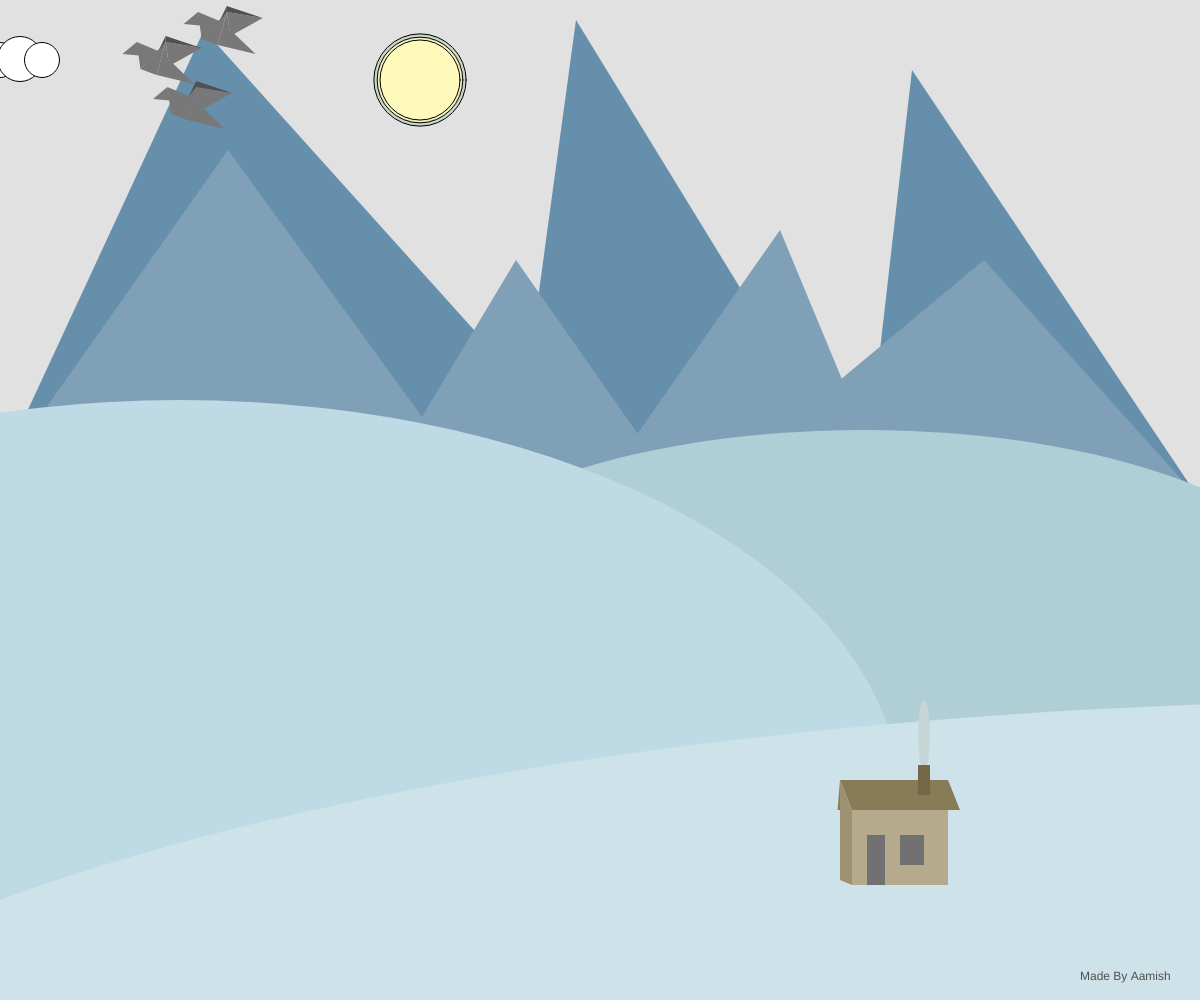
Frame 1 (no input)
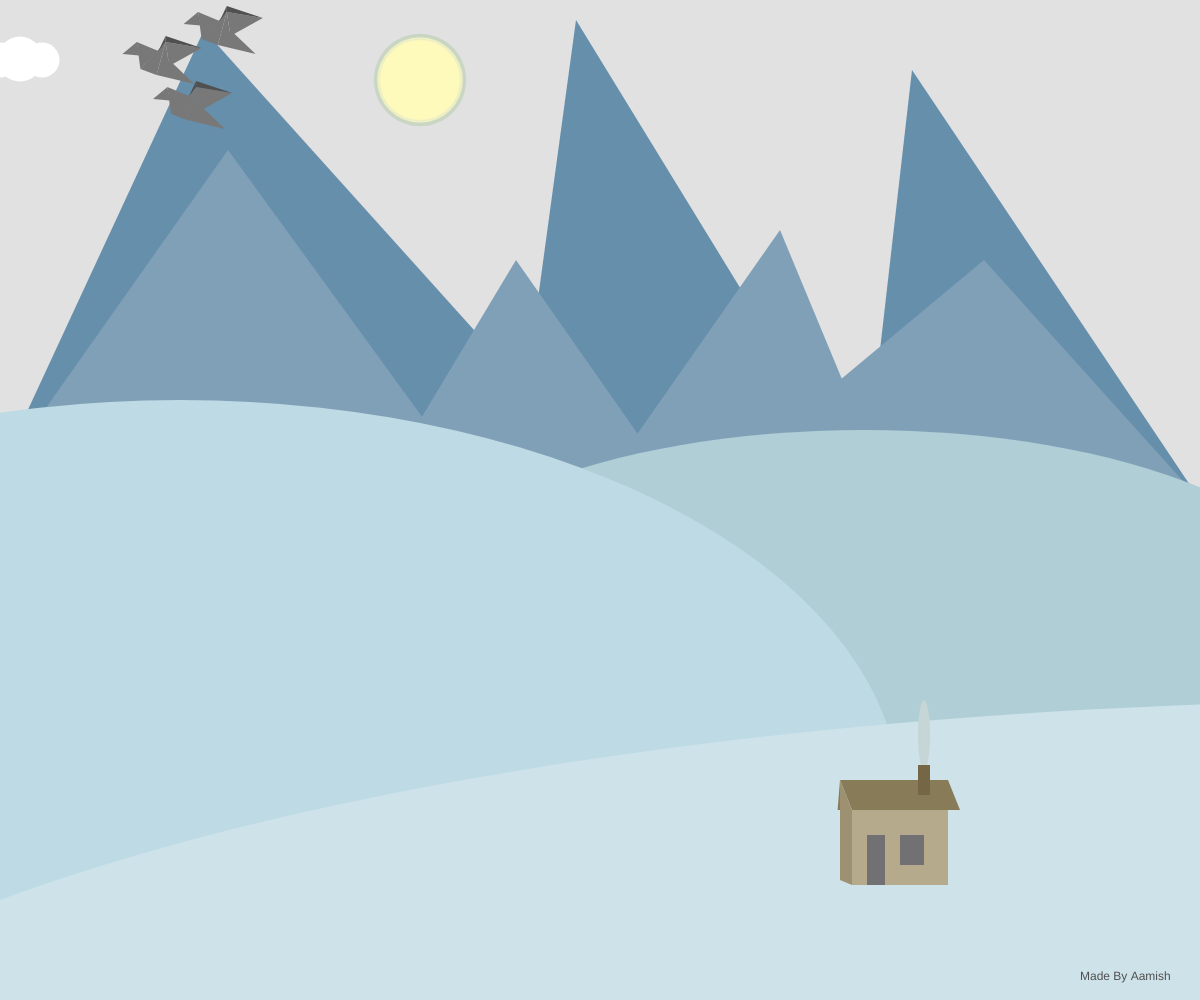
Frame 60 (no input)
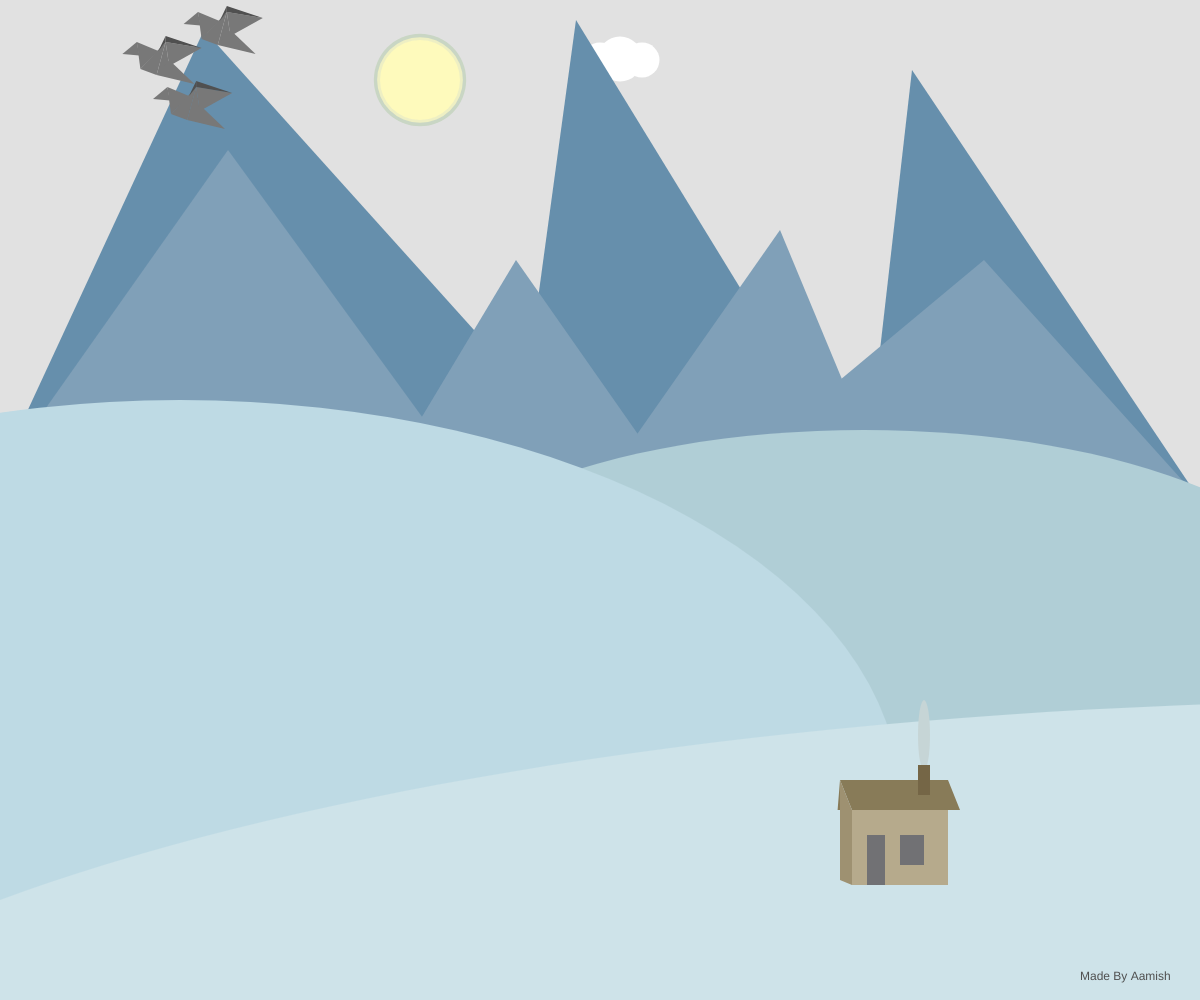
Frame 120 (the mouse pressed at the canvas centre since frame 60)

The p5.js sketch that drew these frames (run headless with seeded random() and noise() and a simulated clock; from frame 60 on, the mouse is pressed at the canvas centre):

// p5.js sketch
// ── sketch.js
// Interactive Scene Assignment
// Aamish
// September 16, 2025

//globals
//state var
let worldState = 0; //0- clear-day   1- Cloudy-Day   2-Clear-Night
let brightness = 0;

//cloud vars
let cloudCount = 1;              // number of clouds

//bird vars
let birdColor = 120;
let birdSize = 0.3;
let birdPos = 0;

let bird2_X_offset;
let bird2_Y_offset;

let bird3_X_offset;
let bird3_Y_offset;

//scene color vars

function setup() {
  createCanvas(windowWidth, windowHeight);

  bird2_X_offset = width * 0.085 * birdSize;
  bird2_Y_offset = height * 0.15 * birdSize;

  bird3_X_offset = width * 0.17 * birdSize;
  bird3_Y_offset = height * -0.1 * birdSize;



}

function draw() {
  background(225);
  sun();
  moon();
  clouds();
  baseScene();
  if (worldState === 0) {
    birb();
    birb2();
    birb3();
  }
  moveBird();
  // coord_finder();
  state();
  text("Made By Aamish", width * 0.9, height * 0.98)
  fill(0, brightness);
  rect(0, 0, 10000, 10000);

}

function moveBird() {
  if (keyIsDown(LEFT_ARROW)) {

    birdPos -= map(width, 0, width, 1, 10);
  }
  if (birdPos < (width * 0.2) * -1) {
    birdPos = width * 0.90;
  }
}

function coord_finder() {

  textSize(16);
  text(`x: ${(mouseX / width).toFixed(2)} y: ${(mouseY / height).toFixed(2)}`, mouseX, mouseY);
}



function birb() {

  fill(birdColor);
  //beak
  triangle(
    width * 0.34 * birdSize + birdPos, height * 0.18 * birdSize, // left
    width * 0.387 * birdSize + birdPos, height * 0.185 * birdSize, // bottom
    width * 0.38 * birdSize + birdPos, height * 0.14 * birdSize, // top
  )

  //neck
  triangle(
    width * 0.38 * birdSize + birdPos, height * 0.14 * birdSize, // left
    width * 0.39 * birdSize + birdPos, height * 0.23 * birdSize, // bottom
    width * 0.44 * birdSize + birdPos, height * 0.17 * birdSize, // top
  )

  //front wing left
  triangle(
    width * 0.39 * birdSize + birdPos, height * 0.23 * birdSize, // left
    width * 0.435 * birdSize + birdPos, height * 0.25 * birdSize, // bottom
    width * 0.46 * birdSize + birdPos, height * 0.14 * birdSize, // top
  )

  //front wing mid
  triangle(
    width * 0.435 * birdSize + birdPos, height * 0.25 * birdSize, // left
    width * 0.47 * birdSize + birdPos, height * 0.22 * birdSize, // bottom
    width * 0.46 * birdSize + birdPos, height * 0.14 * birdSize, // top
  )

  //front wing right
  triangle(
    width * 0.46 * birdSize + birdPos, height * 0.14 * birdSize, // left
    width * 0.47 * birdSize + birdPos, height * 0.22 * birdSize, // bottom
    width * 0.56 * birdSize + birdPos, height * 0.16 * birdSize, // top
  )

  //tail
  triangle(
    width * 0.435 * birdSize + birdPos, height * 0.25 * birdSize, // left
    width * 0.54 * birdSize + birdPos, height * 0.28 * birdSize, // bottom
    width * 0.47 * birdSize + birdPos, height * 0.20 * birdSize, // top
  )
  fill(birdColor - 40)
  //back wing right
  triangle(
    width * 0.46 * birdSize + birdPos, height * 0.14 * birdSize, // left
    width * 0.56 * birdSize + birdPos, height * 0.16 * birdSize, // bottom
    width * 0.46 * birdSize + birdPos, height * 0.12 * birdSize, // top
  )

  //back wing right
  triangle(
    width * 0.44 * birdSize + birdPos, height * 0.17 * birdSize, // left
    width * 0.46 * birdSize + birdPos, height * 0.14 * birdSize, // bottom
    width * 0.46 * birdSize + birdPos, height * 0.12 * birdSize, // top
  )
}


function birb2() {

  fill(birdColor);
  //beak
  triangle(
    width * 0.34 * birdSize + birdPos + bird2_X_offset, height * 0.18 * birdSize + bird2_Y_offset, // left
    width * 0.387 * birdSize + birdPos + bird2_X_offset, height * 0.185 * birdSize + bird2_Y_offset, // bottom
    width * 0.38 * birdSize + birdPos + bird2_X_offset, height * 0.14 * birdSize + bird2_Y_offset, // top
  )

  //neck
  triangle(
    width * 0.38 * birdSize + birdPos + bird2_X_offset, height * 0.14 * birdSize + bird2_Y_offset, // left
    width * 0.39 * birdSize + birdPos + bird2_X_offset, height * 0.23 * birdSize + bird2_Y_offset, // bottom
    width * 0.44 * birdSize + birdPos + bird2_X_offset, height * 0.17 * birdSize + bird2_Y_offset, // top
  )

  //front wing left
  triangle(
    width * 0.39 * birdSize + birdPos + bird2_X_offset, height * 0.23 * birdSize + bird2_Y_offset, // left
    width * 0.435 * birdSize + birdPos + bird2_X_offset, height * 0.25 * birdSize + bird2_Y_offset, // bottom
    width * 0.46 * birdSize + birdPos + bird2_X_offset, height * 0.14 * birdSize + bird2_Y_offset, // top
  )

  //front wing mid
  triangle(
    width * 0.435 * birdSize + birdPos + bird2_X_offset, height * 0.25 * birdSize + bird2_Y_offset, // left
    width * 0.47 * birdSize + birdPos + bird2_X_offset, height * 0.22 * birdSize + bird2_Y_offset, // bottom
    width * 0.46 * birdSize + birdPos + bird2_X_offset, height * 0.14 * birdSize + bird2_Y_offset, // top
  )

  //front wing right
  triangle(
    width * 0.46 * birdSize + birdPos + bird2_X_offset, height * 0.14 * birdSize + bird2_Y_offset, // left
    width * 0.47 * birdSize + birdPos + bird2_X_offset, height * 0.22 * birdSize + bird2_Y_offset, // bottom
    width * 0.56 * birdSize + birdPos + bird2_X_offset, height * 0.16 * birdSize + bird2_Y_offset, // top
  )

  //tail
  triangle(
    width * 0.435 * birdSize + birdPos + bird2_X_offset, height * 0.25 * birdSize + bird2_Y_offset, // left
    width * 0.54 * birdSize + birdPos + bird2_X_offset, height * 0.28 * birdSize + bird2_Y_offset, // bottom
    width * 0.47 * birdSize + birdPos + bird2_X_offset, height * 0.20 * birdSize + bird2_Y_offset, // top
  )
  fill(birdColor - 40)
  //back wing right
  triangle(
    width * 0.46 * birdSize + birdPos + bird2_X_offset, height * 0.14 * birdSize + bird2_Y_offset, // left
    width * 0.56 * birdSize + birdPos + bird2_X_offset, height * 0.16 * birdSize + bird2_Y_offset, // bottom
    width * 0.46 * birdSize + birdPos + bird2_X_offset, height * 0.12 * birdSize + bird2_Y_offset, // top
  )

  //back wing right
  triangle(
    width * 0.44 * birdSize + birdPos + bird2_X_offset, height * 0.17 * birdSize + bird2_Y_offset, // left
    width * 0.46 * birdSize + birdPos + bird2_X_offset, height * 0.14 * birdSize + bird2_Y_offset, // bottom
    width * 0.46 * birdSize + birdPos + bird2_X_offset, height * 0.12 * birdSize + bird2_Y_offset, // top
  )
}

function birb3() {

  fill(birdColor);
  //beak
  triangle(
    width * 0.34 * birdSize + birdPos + bird3_X_offset, height * 0.18 * birdSize + bird3_Y_offset, // left
    width * 0.387 * birdSize + birdPos + bird3_X_offset, height * 0.185 * birdSize + bird3_Y_offset, // bottom
    width * 0.38 * birdSize + birdPos + bird3_X_offset, height * 0.14 * birdSize + bird3_Y_offset, // top
  )

  //neck
  triangle(
    width * 0.38 * birdSize + birdPos + bird3_X_offset, height * 0.14 * birdSize + bird3_Y_offset, // left
    width * 0.39 * birdSize + birdPos + bird3_X_offset, height * 0.23 * birdSize + bird3_Y_offset, // bottom
    width * 0.44 * birdSize + birdPos + bird3_X_offset, height * 0.17 * birdSize + bird3_Y_offset, // top
  )

  //front wing left
  triangle(
    width * 0.39 * birdSize + birdPos + bird3_X_offset, height * 0.23 * birdSize + bird3_Y_offset, // left
    width * 0.435 * birdSize + birdPos + bird3_X_offset, height * 0.25 * birdSize + bird3_Y_offset, // bottom
    width * 0.46 * birdSize + birdPos + bird3_X_offset, height * 0.14 * birdSize + bird3_Y_offset, // top
  )

  //front wing mid
  triangle(
    width * 0.435 * birdSize + birdPos + bird3_X_offset, height * 0.25 * birdSize + bird3_Y_offset, // left
    width * 0.47 * birdSize + birdPos + bird3_X_offset, height * 0.22 * birdSize + bird3_Y_offset, // bottom
    width * 0.46 * birdSize + birdPos + bird3_X_offset, height * 0.14 * birdSize + bird3_Y_offset, // top
  )

  //front wing right
  triangle(
    width * 0.46 * birdSize + birdPos + bird3_X_offset, height * 0.14 * birdSize + bird3_Y_offset, // left
    width * 0.47 * birdSize + birdPos + bird3_X_offset, height * 0.22 * birdSize + bird3_Y_offset, // bottom
    width * 0.56 * birdSize + birdPos + bird3_X_offset, height * 0.16 * birdSize + bird3_Y_offset, // top
  )

  //tail
  triangle(
    width * 0.435 * birdSize + birdPos + bird3_X_offset, height * 0.25 * birdSize + bird3_Y_offset, // left
    width * 0.54 * birdSize + birdPos + bird3_X_offset, height * 0.28 * birdSize + bird3_Y_offset, // bottom
    width * 0.47 * birdSize + birdPos + bird3_X_offset, height * 0.20 * birdSize + bird3_Y_offset, // top
  )
  fill(birdColor - 40)
  //back wing right
  triangle(
    width * 0.46 * birdSize + birdPos + bird3_X_offset, height * 0.14 * birdSize + bird3_Y_offset, // left
    width * 0.56 * birdSize + birdPos + bird3_X_offset, height * 0.16 * birdSize + bird3_Y_offset, // bottom
    width * 0.46 * birdSize + birdPos + bird3_X_offset, height * 0.12 * birdSize + bird3_Y_offset, // top
  )

  //back wing right
  triangle(
    width * 0.44 * birdSize + birdPos + bird3_X_offset, height * 0.17 * birdSize + bird3_Y_offset, // left
    width * 0.46 * birdSize + birdPos + bird3_X_offset, height * 0.14 * birdSize + bird3_Y_offset, // bottom
    width * 0.46 * birdSize + birdPos + bird3_X_offset, height * 0.12 * birdSize + bird3_Y_offset, // top
  )
}

function sun() {
  let sunHeight = height * 0.08;
  if (worldState === 0) {
    fill(201, 214, 196);
    circle(width * 0.35, sunHeight, width / 13);
    fill(238, 239, 195);
    circle(width * 0.35, height * 0.08, width / 14);
    fill(254, 250, 188);
    circle(width * 0.35, height * 0.08, width / 15);
  }
}

function moon() {
  let moonHeight = height * 0.08;
  if (worldState === 2) {
    fill(160);
    circle(width * 0.35, moonHeight, width / 13);
    fill(180);
    circle(width * 0.35, height * 0.08, width / 14);
    fill(200);
    circle(width * 0.35, height * 0.08, width / 15);
    fill(160);
    circle(width * 0.37, height * 0.08, width / 50);
    circle(width * 0.34, height * 0.05, width / 70);
    circle(width * 0.35, height * 0.12, width / 85);
  }
}

function clouds() {
  fill(255)



  let spacing = width / cloudCount; // horizontal gap
  let baseY = height * 0.06;   // baseline height

  //for loop to make clouds
  for (let i = 0; i < cloudCount; i++) {
    let x = (mouseX % spacing) + i * spacing; // scroll effect with mouseX
    drawCloud(x, baseY); // draw one cloud group
  }
}

function drawCloud(cx, cy) {
  circle(cx - 12, cy, 25);
  circle(cx, cy, 35);
  circle(cx + 20, cy - 1, 45);
  circle(cx + 42, cy, 35);
}

function mouseClicked() {

  //automatically called on any keyboard button press
  //state var:  0 → 1    1 → 2      
  //            2 → 3 (for 2 seconds) → 0
  if (worldState < 3) {
    worldState++;
    if (worldState === 3) {
      worldState = 0;
    }
  }
}

function state() {
  switch (worldState) {
    case 0:
      brightness = 0;
      cloudCount = 1;
      break;
    case 1:
      brightness = 100;
      cloudCount = 40;
      break;
    case 2:
      brightness = 200;
      cloudCount = 1;
      break;

  }
}

function baseScene() {
  noStroke()





  //background mountains
  fill(102, 143, 172);
  triangle(width * 0, height * 0.47, width * 0.5, height * 0.47, width * 0.17, height * 0.03);
  triangle(width * 0.43, height * 0.46, width * 0.48, height * 0.02, width * 0.72, height * 0.49);
  triangle(width * 0.72, height * 0.49, width * 0.76, height * 0.07, width * 1, height * 0.5);



  //foreground mountains
  fill(128, 160, 184);

  triangle(width * -.01, height * 0.49, width * 0.19, height * 0.15, width * 0.39, height * 0.48);
  triangle(width * 0.32, height * 0.48, width * 0.43, height * 0.26, width * 0.57, height * 0.5);
  triangle(width * 0.51, height * 0.47, width * 0.65, height * 0.23, width * 0.74, height * 0.49);
  triangle(width * 0.6, height * 0.48, width * 0.82, height * 0.26, width * 1, height * 0.5);




  //ground back
  fill(176, 206, 214);
  ellipse(width * 0.72, height * 0.63, width * 0.8, height * 0.4);


  //ground middle
  fill(190, 218, 228);
  ellipse(width * 0.15, height * 0.8, width * 1.2, height * 0.8);

  //ground front
  fill(206, 227, 233);
  ellipse(width * 1.2, height * 1.2, width * 3, height);

  // --- HOUSE ---//

  //front wall
  rectMode(CENTER);
  fill(182, 170, 140);
  rect(width * 0.75, height * 0.84, width * 0.08, height * 0.09)

  //front roof
  fill(136, 123, 88);
  //        bottom left                   top left            top right                 bottom right
  quad(width * 0.71, height * 0.81, width * 0.7, height * 0.78, width * 0.79, height * 0.78, width * 0.80, height * 0.81,);

  // side wall
  fill(158, 145, 113);
  //            top right                  bottom right         bottom left              top left
  quad(width * 0.71, height * 0.81, width * 0.71, height * 0.885, width * 0.70, height * 0.88, width * 0.70, height * 0.78,);

  // roof back
  fill(136, 123, 88);
  quad(width * 0.70, height * 0.78, width * 0.698, height * 0.81, width * 0.9, height * 0.81, width * 0.70, height * 0.81);



  //window
  fill(113, 113, 116);
  rect(width * 0.76, height * 0.85, width * 0.02, height * 0.03);

  //door
  rect(width * 0.73, height * 0.86, width * 0.015, height * 0.05);

  //smoke
  fill(198, 213, 214);
  ellipse(width * 0.77, height * 0.735, width * 0.01, height * 0.07);

  //chimney
  fill(117, 102, 70);
  rect(width * 0.77, height * 0.78, width * 0.01, height * 0.03);




  fill(0)
}

function windowResized() {
  resizeCanvas(windowWidth, windowHeight);
}
